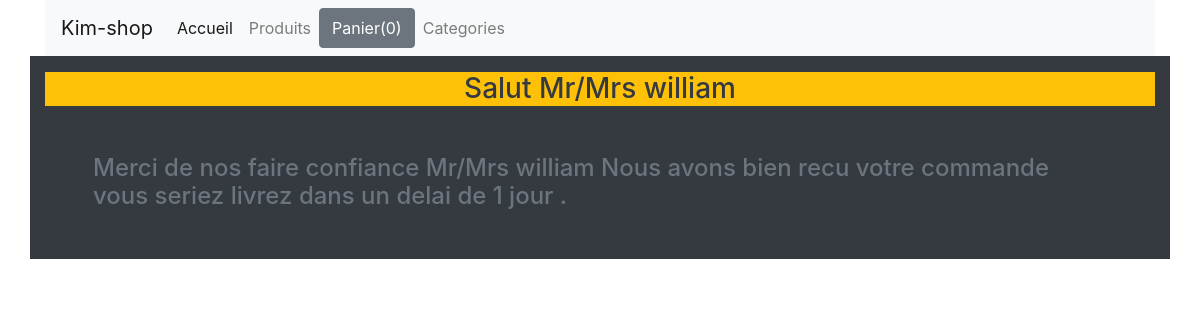
The page /confirmation on the database as committed earlier.
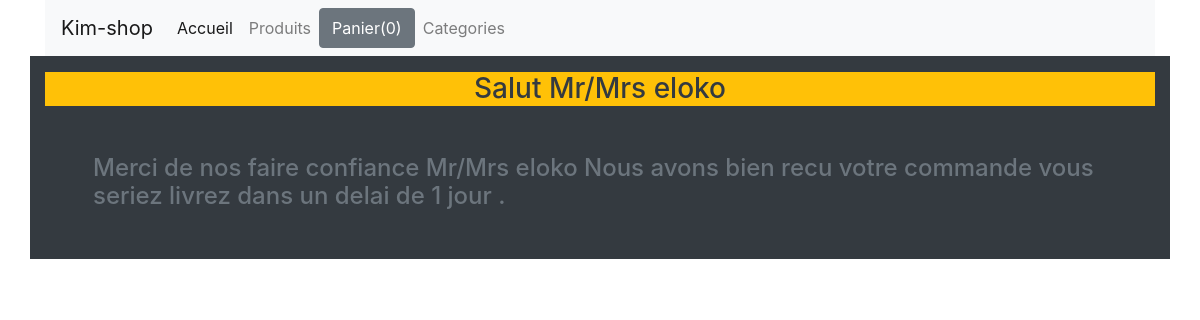
The same page on the database as committed later.
### shop/models.py (models this page shows, shortened)
class Commande(models.Model):
    items = models.CharField(max_length = 300)
    total = models.CharField(max_length=300)
    nom = models.CharField(max_length=150)
    email = models.EmailField()
    address = models.CharField(max_length=200)
    ville = models.CharField(max_length=300)
    pays = models.CharField(max_length=300)
    zipcode = models.CharField(max_length=300)
    date_commande = models.DateTimeField(auto_now=True)
    class Meta:
        ordering=['-date_commande']

### shop/views.py (the view)
# urls.py: path('confirmation',confirmation,name="confirmation"),
def confirmation(request):
    info = Commande.objects.all()[:1]
    for item in info:
        nom = item.nom
    return render(request,'shop/confirmation.html',{'name':nom})

### shop/templates/shop/confirmation.html
{% extends 'shop/base.html' %}
{% block content %}
<div class="row">
   <div class="col-md-12 bg-dark">
    <h3 class="text-dark mt-3 text-center bg-warning">Salut Mr/Mrs {{name}}</h3>
    <h4 class="text-muted m-5">Merci de nos faire confiance Mr/Mrs {{name}} Nous avons bien recu votre commande vous seriez livrez dans un delai de 1 jour .</h4>
   </div>
</div>
{% endblock%}

Rows that differ between the two databases and show on the page:
removed Commande: nom "william"
added Commande: nom "eloko"
